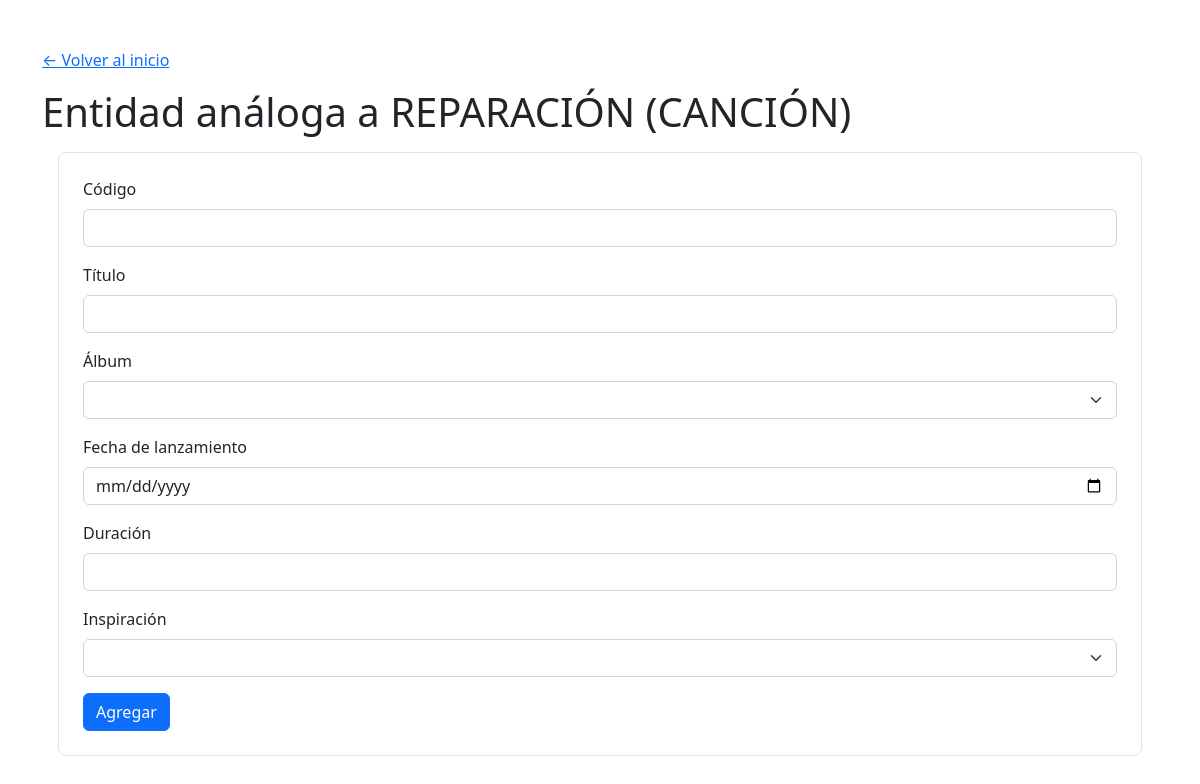
Page /cancion/proyecto.php on the earlier database version.
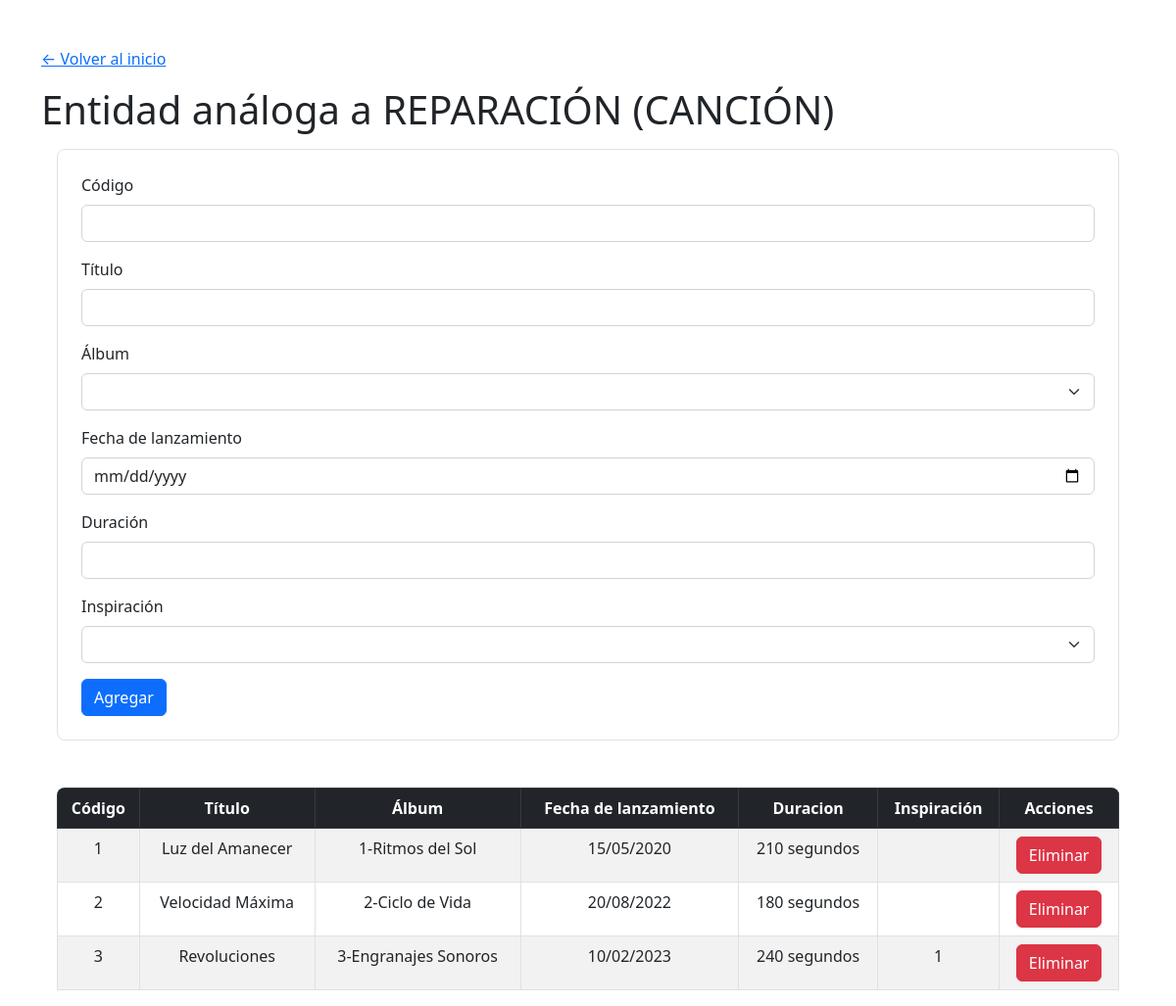
Same page on the later database version.
### tables this page shows
CREATE TABLE CANCION(
    CODIGO INT PRIMARY KEY,
    TITULO VARCHAR(30) NOT NULL,
    FECHA_LANZAMIENTO DATE NOT NULL,
    DURACION INT NOT NULL,
    CODIGO_ALBUM INT,
    CODIGO_INSPIRACION INT, 
    FOREIGN KEY(CODIGO_INSPIRACION) REFERENCES CANCION(CODIGO),
    FOREIGN KEY(CODIGO_ALBUM) REFERENCES ALBUM(CODIGO),

    CHECK(CODIGO != CODIGO_INSPIRACION),
    CHECK(CODIGO >= 0),
    CHECK(CODIGO_ALBUM >= 0),
    CHECK(CODIGO_INSPIRACION >= 0),
    CHECK(DURACION >= 0)
);

CREATE TABLE ALBUM(
    CODIGO INT PRIMARY KEY,
    TITULO VARCHAR(30) NOT NULL,
    ANO_LANZAMIENTO INT NOT NULL,
    CREDITOS VARCHAR(255) NOT NULL,
    CODIGO_ARTISTA INT NOT NULL,
    FOREIGN KEY (CODIGO_ARTISTA) REFERENCES ARTISTA(CODIGO),
    CHECK(CODIGO >= 0),
    CHECK(CODIGO_ARTISTA >= 0),
    CHECK(ANO_LANZAMIENTO > 0)
);

### album/empresa_select.php (called while the page is built, shortened)
<?php
require('../config/conexion.php');
$query = "SELECT ALBUM.CODIGO, ALBUM.TITULO, ALBUM.ANO_LANZAMIENTO, ALBUM.CREDITOS, ALBUM.CODIGO_ARTISTA,
                 ARTISTA.NOMBRE_ARTISTICO
          FROM ALBUM
          JOIN ARTISTA ON ALBUM.CODIGO_ARTISTA = ARTISTA.CODIGO";
$resultadoEmpresa = mysqli_query($conn, $query) or die(mysqli_error($conn));

### cancion/proyecto_select.php (called while the page is built, shortened)
<?php
require('../config/conexion.php');
$query = "SELECT
    CANCION.CODIGO,
    CANCION.TITULO,
    CANCION.FECHA_LANZAMIENTO,
    CANCION.DURACION,
    CANCION.CODIGO_ALBUM,
    CANCION.CODIGO_INSPIRACION,
    ALBUM.TITULO AS NOMBRE_ALBUM
        FROM CANCION
        JOIN ALBUM ON CANCION.CODIGO_ALBUM = ALBUM.CODIGO;";
$resultadoProyecto = mysqli_query($conn, $query) or die(mysqli_error($conn));

### cancion/proyecto.php (the view, shortened to what this page needs)
<?php
include "../includes/header.php";
?>
<h1 class="mt-3">Entidad análoga a REPARACIÓN (CANCIÓN)</h1>
<div class="formulario p-4 m-3 border rounded-3">
    <form action="proyecto_insert.php" method="post" class="form-group">
        <div class="mb-3">
            <label for="codigo" class="form-label">Código</label>
            <input type="number" class="form-control" id="codigo" name="codigo" required>
        </div>
        <div class="mb-3">
            <label for="titulo" class="form-label">Título</label>
            <input type="text" class="form-control" id="titulo" name="titulo" required>
        </div>
        <div class="mb-3">
            <label for="album" class="form-label">Álbum</label>
            <select name="album" id="album" class="form-select">
                <option value="" selected disabled hidden></option>
                <?php
                require("../album/empresa_select.php");
                if($resultadoEmpresa):
                    foreach ($resultadoEmpresa as $fila):
                ?>
                <?php
                    endforeach;
                endif;
                ?>
            </select>
        </div>
        <div class="mb-3">
            <label for="fechalanzamiento" class="form-label">Fecha de lanzamiento</label>
            <input type="date" class="form-control" id="fechalanzamiento" name="fechalanzamiento" required>
        </div>
        <div class="mb-3">
            <label for="duracion" class="form-label">Duración</label>
            <input type="number" class="form-control" id="duracion" name="duracion" required>
        </div>
        <div class="mb-3">
            <label for="inspiracion" class="form-label">Inspiración</label>
            <select name="inspiracion" id="inspiracion" class="form-select">
                <option value="NULL" selected disabled hidden></option>
                <?php
                require("../cancion/proyecto_select.php");
                if($resultadoProyecto):
                    foreach ($resultadoProyecto as $fila):
                ?>
                <?php
                    endforeach;
                endif;
                ?>
            </select>
        </div>
        <button type="submit" class="btn btn-primary">Agregar</button>
    </form>
</div>
<?php
require("proyecto_select.php");
if($resultadoProyecto and $resultadoProyecto->num_rows > 0):
?>
<div class="tabla mt-5 mx-3 rounded-3 overflow-hidden">
    <table class="table table-striped table-bordered">
        <thead class="table-dark">
            <tr>
                <th scope="col" class="text-center">Código</th>
                <th scope="col" class="text-center">Título</th>
                <th scope="col" class="text-center">Álbum</th>
                <th scope="col" class="text-center">Fecha de lanzamiento</th>
                <th scope="col" class="text-center">Duracion</th>
                <th scope="col" class="text-center">Inspiración</th>
                <th scope="col" class="text-center">Acciones</th>
            </tr>
        </thead>
        <tbody>
            <?php
            foreach ($resultadoProyecto as $fila):
            ?>
            <tr>
                <td class="text-center"><?= $fila["CODIGO"]; ?></td>
                <td class="text-center"><?= $fila["TITULO"]; ?></td>
                <td class="text-center"><?= $fila["CODIGO_ALBUM"]; ?>-<?= $fila["NOMBRE_ALBUM"]; ?> </td>
                <td class="text-center"><?= date("d/m/Y", strtotime($fila["FECHA_LANZAMIENTO"])); ?></td>
                <td class="text-center"><?= $fila["DURACION"]; ?> segundos</td>
                <td class="text-center"><?= $fila["CODIGO_INSPIRACION"]; ?></td>
                <td class="text-center">
                    <form action="proyecto_delete.php" method="post">
                        <button type="submit" class="btn btn-danger">Eliminar</button>
                    </form>
                </td>
            </tr>
            <?php
            endforeach;
            ?>
        </tbody>
    </table>
</div>
<?php
endif;
include "../includes/footer.php";
?>

Differences in the rows shown:
added cancion: CODIGO "1", TITULO "Luz del Amanecer", CODIGO_ALBUM "1", CODIGO_ALBUM.TITULO "Ritmos del Sol", FECHA_LANZAMIENTO "15/05/2020", DURACION "210"
added cancion: CODIGO "2", TITULO "Velocidad Máxima", CODIGO_ALBUM "2", CODIGO_ALBUM.TITULO "Ciclo de Vida", FECHA_LANZAMIENTO "20/08/2022", DURACION "180"
added cancion: CODIGO "3", TITULO "Revoluciones", CODIGO_ALBUM "3", CODIGO_ALBUM.TITULO "Engranajes Sonoros", FECHA_LANZAMIENTO "10/02/2023", DURACION "240", CODIGO_INSPIRACION "1"
Other differences:
text now shown: "Código Título Álbum Fecha de lanzamiento Duracion Inspiración Acciones"
